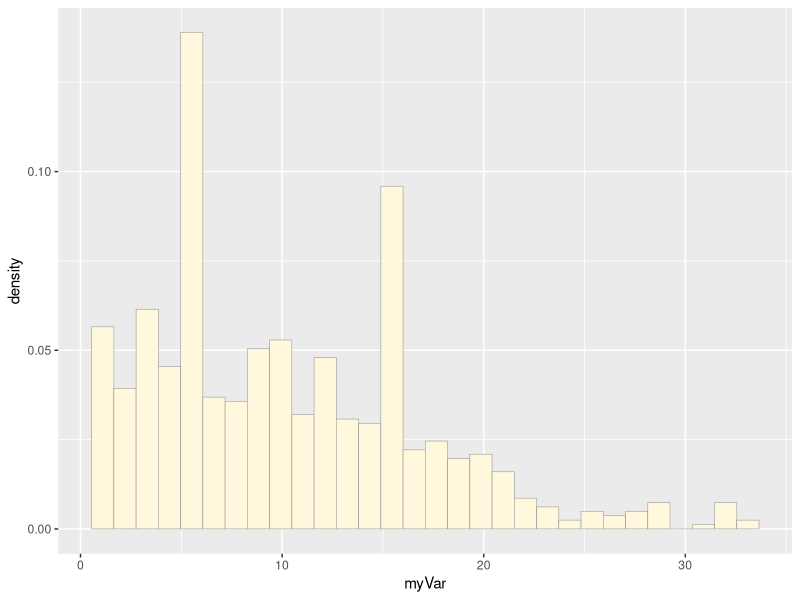
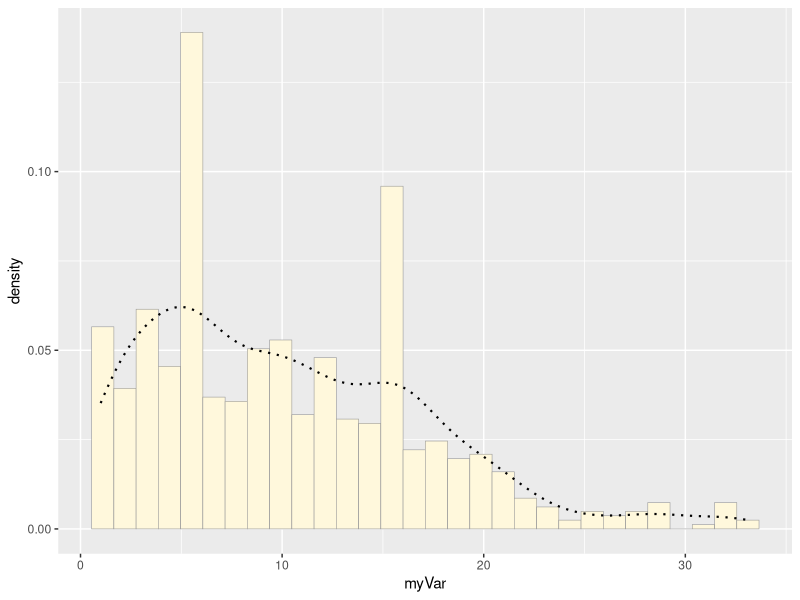
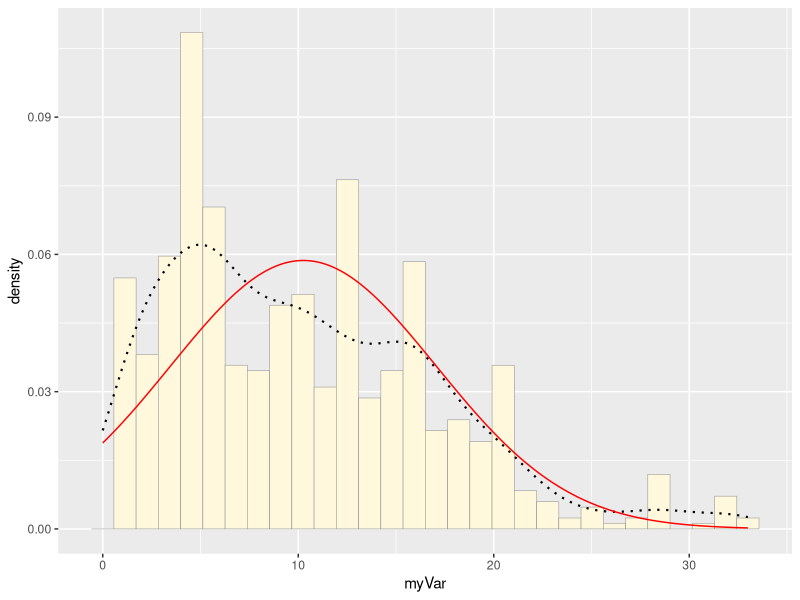
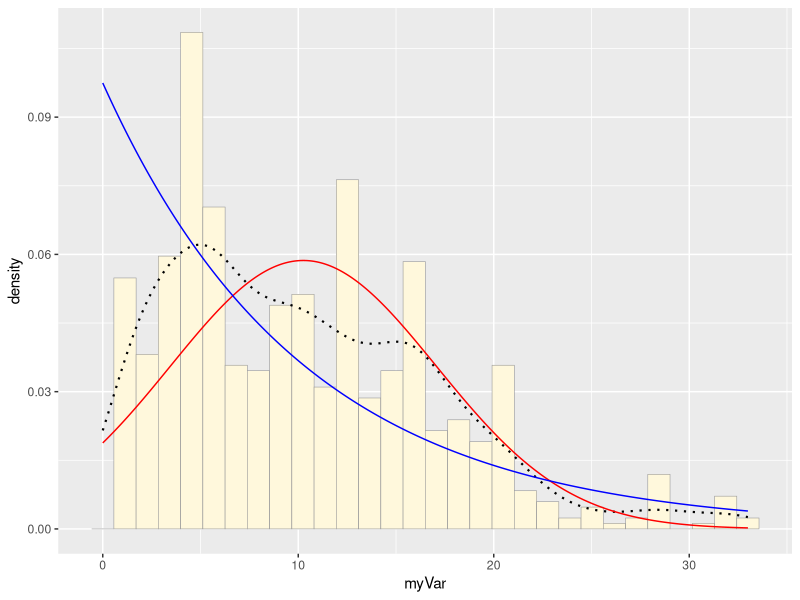
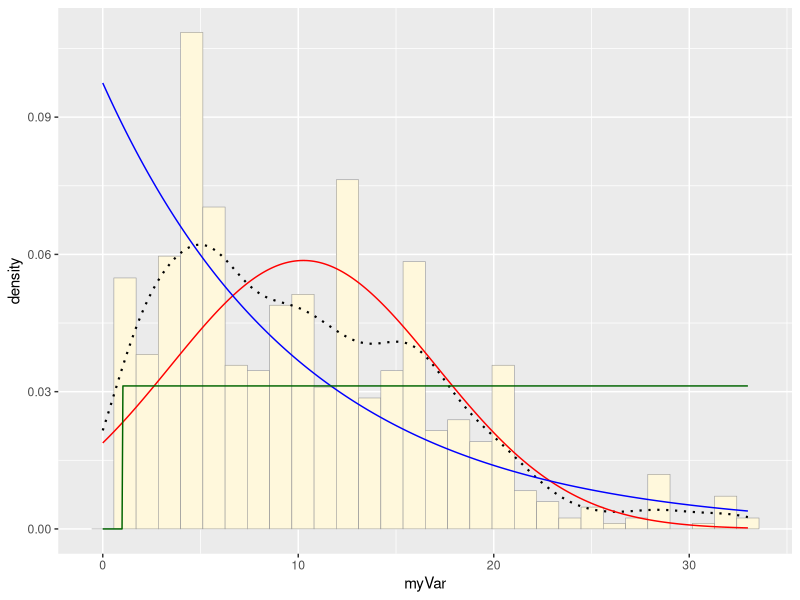
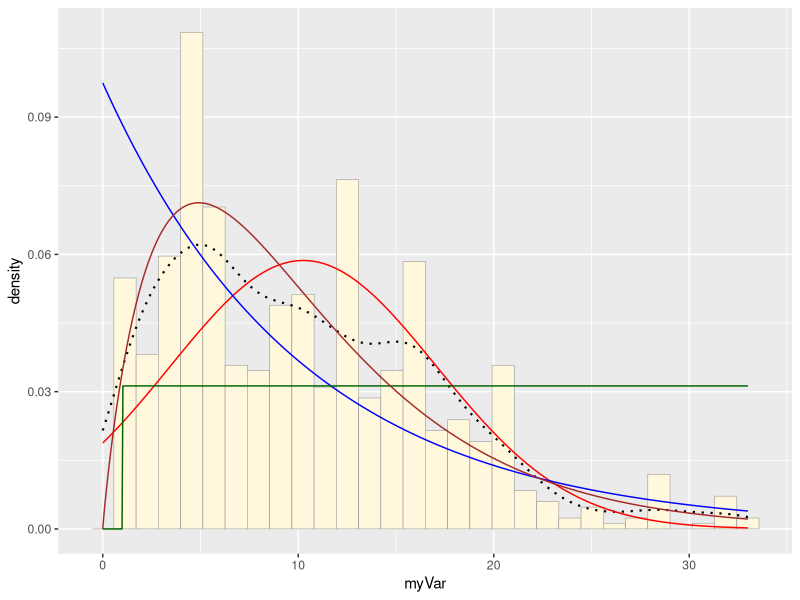
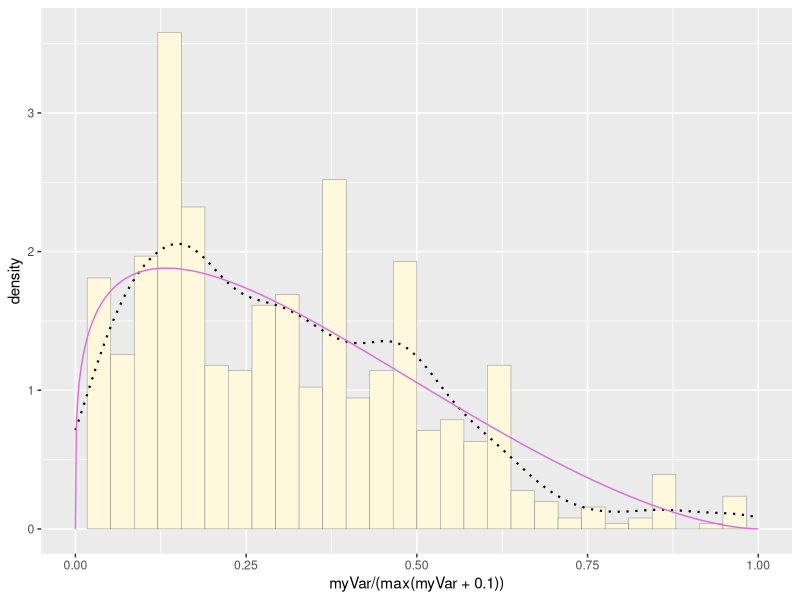
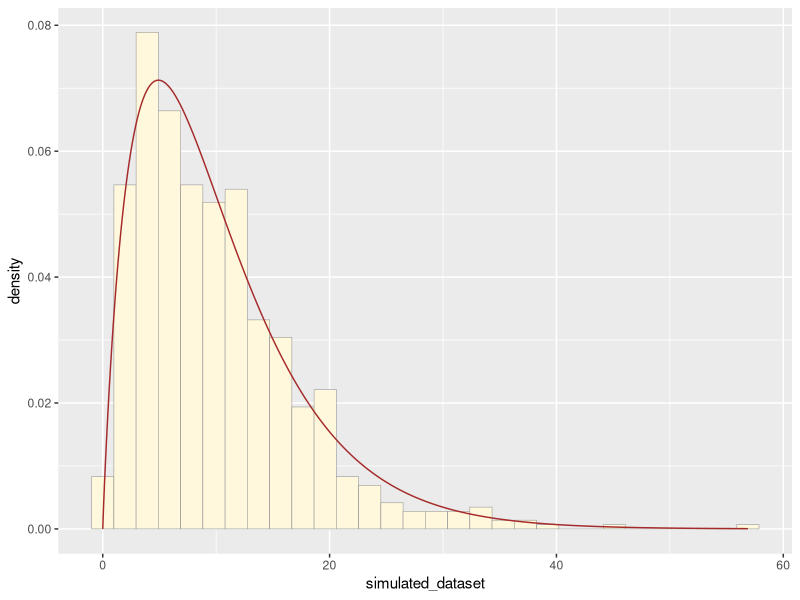

These charts were generated, in order, by the following R code:
## ---- chunk 1
knitr::opts_chunk$set(echo = TRUE)
## ---- chunk 2
library(ggplot2)
library(MASS)
## ---- chunk 3
habs <- read.table("HABs_2012-2018.csv", header=TRUE,sep=",")
## ---- chunk 4
habs <- na.omit(habs)
habs$myVar <- habs$Number.of.Weeks.on.DEC.Notification.List
## ---- chunk 5
str(habs$myVar)
summary(habs$myVar)
## ---- chunk 6
p1 <- ggplot(data=habs, aes(x=myVar, y=..density..)) +
  geom_histogram(color="grey60",fill="cornsilk",size=0.2) 
print(p1)
## ---- chunk 7
p1 <-  p1 +  geom_density(linetype="dotted",size=0.75)
print(p1)
## ---- chunk 8
normPars <- fitdistr(habs$myVar,"normal")
print(normPars)
str(normPars)
normPars$estimate["mean"]
## ---- chunk 9
meanML <- normPars$estimate["mean"]
sdML <- normPars$estimate["sd"]

xval <- seq(0,max(habs$myVar),len=length(habs$myVar))

 stat <- stat_function(aes(x = xval, y = ..y..), fun = dnorm, colour="red", n = length(habs$myVar), args = list(mean = meanML, sd = sdML))
 p1 + stat
## ---- chunk 10
expoPars <- fitdistr(habs$myVar,"exponential")
rateML <- expoPars$estimate["rate"]

stat2 <- stat_function(aes(x = xval, y = ..y..), fun = dexp, colour="blue", n = length(habs$myVar), args = list(rate=rateML))
 p1 + stat + stat2
## ---- chunk 11
stat3 <- stat_function(aes(x = xval, y = ..y..), fun = dunif, colour="darkgreen", n = length(habs$myVar), args = list(min=min(habs$myVar), max=max(habs$myVar)))
 p1 + stat + stat2 + stat3
## ---- chunk 12
gammaPars <- fitdistr(habs$myVar,"gamma")
shapeML <- gammaPars$estimate["shape"]
rateML <- gammaPars$estimate["rate"]

stat4 <- stat_function(aes(x = xval, y = ..y..), fun = dgamma, colour="brown", n = length(habs$myVar), args = list(shape=shapeML, rate=rateML))
 p1 + stat + stat2 + stat3 + stat4
## ---- chunk 13
pSpecial <- ggplot(data=habs, aes(x=myVar/(max(myVar + 0.1)), y=..density..)) +
  geom_histogram(color="grey60",fill="cornsilk",size=0.2) + 
  xlim(c(0,1)) +
  geom_density(size=0.75,linetype="dotted")

betaPars <- fitdistr(x=habs$myVar/max(habs$myVar + 0.1),start=list(shape1=1,shape2=2),"beta")
shape1ML <- betaPars$estimate["shape1"]
shape2ML <- betaPars$estimate["shape2"]

statSpecial <- stat_function(aes(x = xval, y = ..y..), fun = dbeta, colour="orchid", n = length(habs$myVar), args = list(shape1=shape1ML,shape2=shape2ML))
pSpecial + statSpecial
## ---- chunk 14
simulated_dataset <- rgamma(n=length(habs$myVar),shape=shapeML,rate=rateML)
simulated_z <- 1:length(habs$myVar)
simulated_df <- data.frame(simulated_dataset,simulated_z)
## ---- chunk 15
str(simulated_dataset)
summary(simulated_dataset)
## ---- chunk 16
p2 <- ggplot(data=simulated_df, aes(x=simulated_dataset, y=..density..)) +
  geom_histogram(color="grey60",fill="cornsilk",linewidth=0.2) 
p2 + stat4
